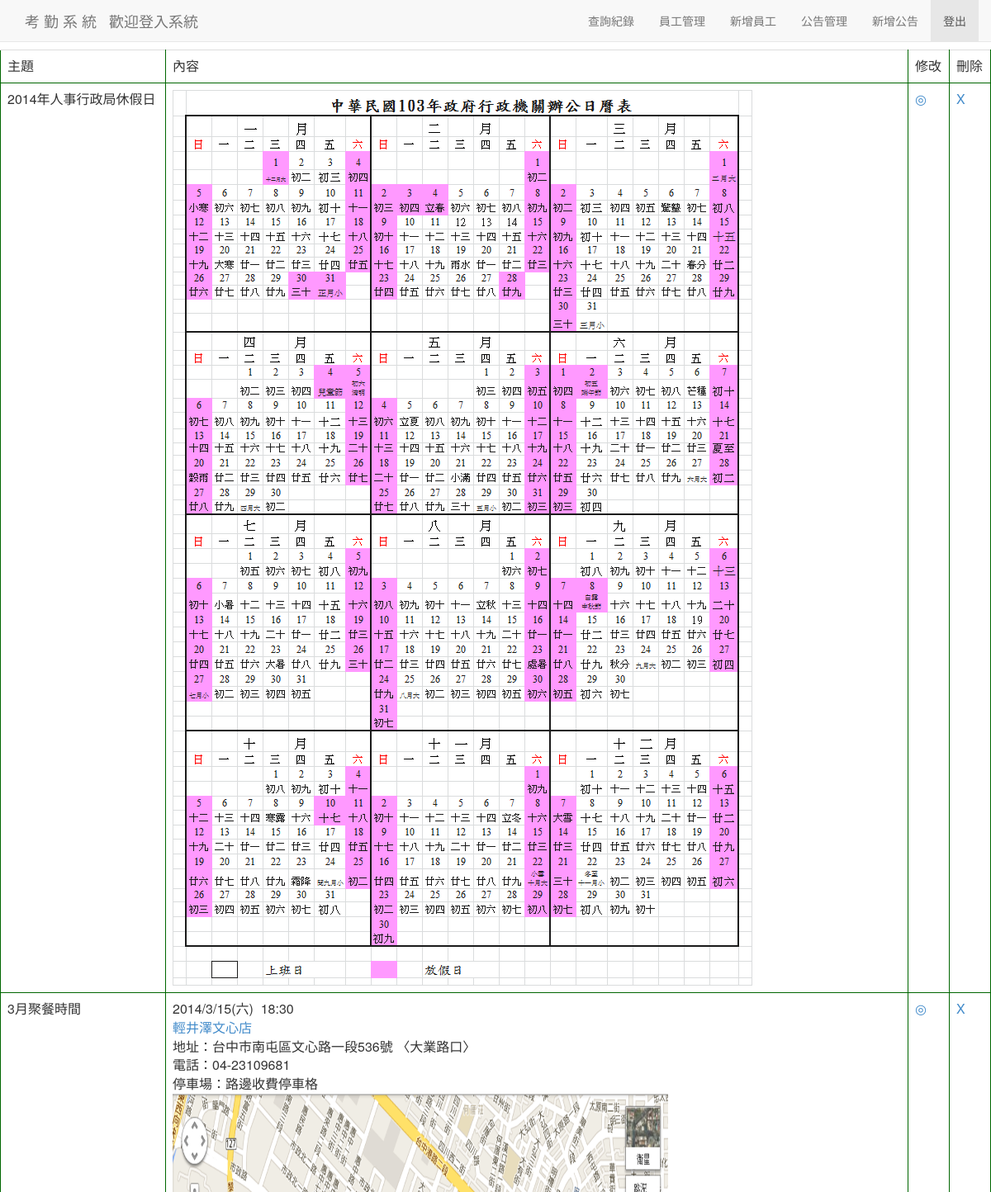
Before: /board_select.php (upper part) with the older database file.
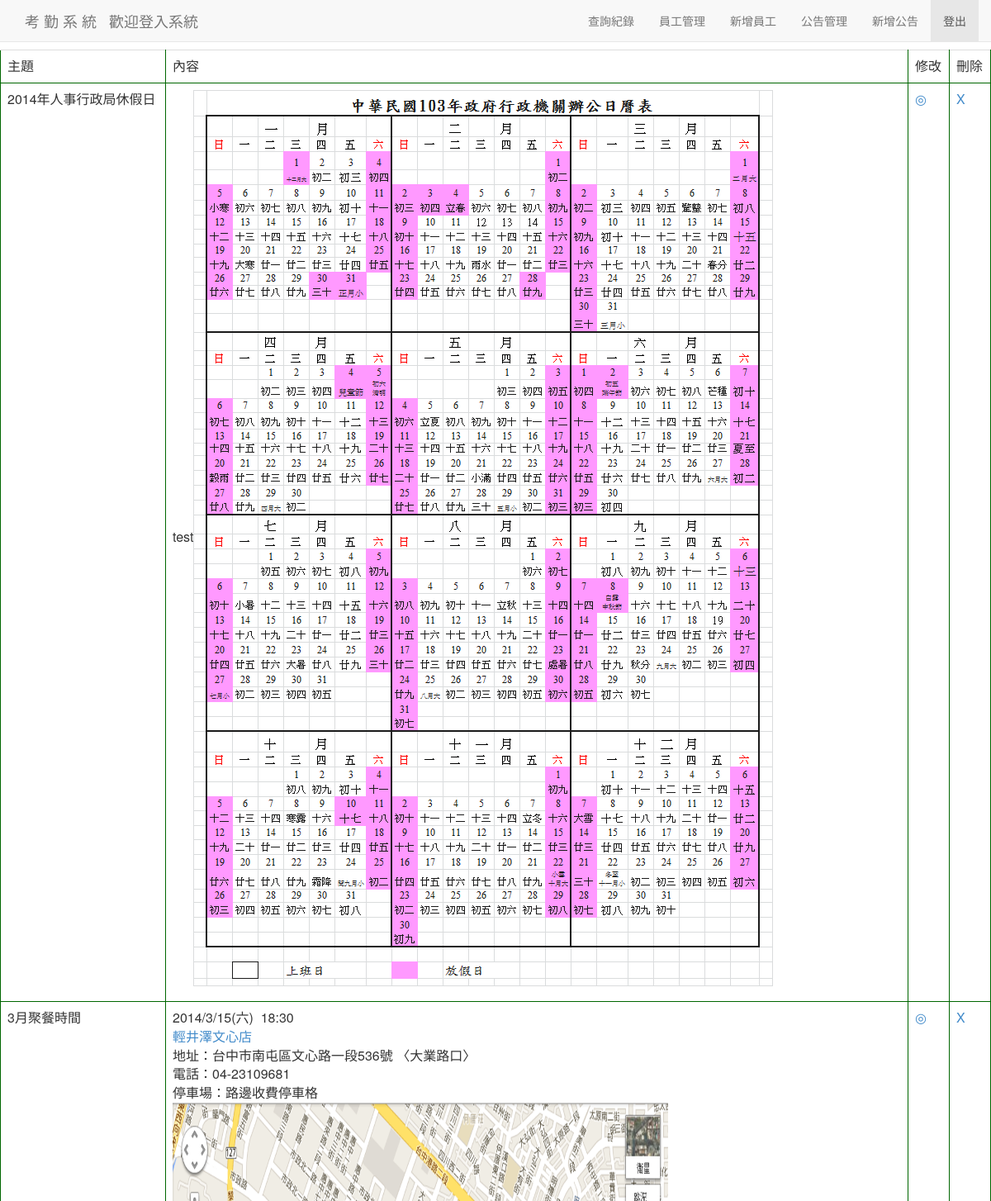
After: the same page with the newer database file.
### tables this page shows
CREATE TABLE IF NOT EXISTS `board` (
  `id` int(11) NOT NULL AUTO_INCREMENT COMMENT '索引',
  `title` varchar(15) NOT NULL COMMENT '主題',
  `content` varchar(300) NOT NULL COMMENT '內容',
  `date` datetime NOT NULL COMMENT '日期',
  PRIMARY KEY (`id`)
);

### board_select.php (the view, shortened to what this page needs)
<html>
    <link href="css/bootstrap.min.css" rel="stylesheet" media="screen">
<body>
<?php require_once("fixed.php");?>
<center>
<br>
<br>
<br>
<table class="table table-hover" border="1" bordercolor="#006600">
<td width = 200>主題</td><td>內容</td><td width = 50>修改</td><td width = 50>刪除</td>
<?php
    $sql = "select * from board";
	$r = mysql_query($sql);
    while($s = mysql_fetch_assoc($r))
	{
	 echo "<tr><td>".$s['title']."<td>".$s['content'];
	 echo "<td><a href=board_modify.php?id=".$s['id'].">◎</a>";
	 echo "<td><a href=board_delete.php?id=".$s['id'].">X</a>";
	}
?>
</table>
</center>
</body>
</html>

Changed rows visible on the page:
changed board "2014年人事行政局休假日": content (not shown) → "test"
